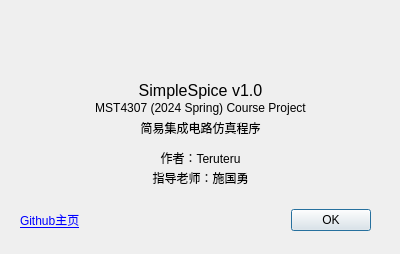
<?xml version="1.0" encoding="UTF-8"?>
<ui version="4.0">
 <class>AboutWindow</class>
 <widget class="QDialog" name="AboutWindow">
  <property name="geometry">
   <rect>
    <x>0</x>
    <y>0</y>
    <width>400</width>
    <height>254</height>
   </rect>
  </property>
  <property name="windowTitle">
   <string>About</string>
  </property>
  <property name="windowIcon">
   <iconset resource="mainwindow.qrc">
    <normaloff>:/images/spice-1.svg</normaloff>:/images/spice-1.svg</iconset>
  </property>
  <widget class="QDialogButtonBox" name="buttonBox">
   <property name="geometry">
    <rect>
     <x>30</x>
     <y>200</y>
     <width>341</width>
     <height>41</height>
    </rect>
   </property>
   <property name="orientation">
    <enum>Qt::Horizontal</enum>
   </property>
   <property name="standardButtons">
    <set>QDialogButtonBox::Ok</set>
   </property>
  </widget>
  <widget class="QLabel" name="label">
   <property name="geometry">
    <rect>
     <x>170</x>
     <y>10</y>
     <width>64</width>
     <height>64</height>
    </rect>
   </property>
   <property name="text">
    <string/>
   </property>
   <property name="pixmap">
    <pixmap resource="mainwindow.qrc">:/images/spice-1.svg</pixmap>
   </property>
   <property name="scaledContents">
    <bool>true</bool>
   </property>
  </widget>
  <widget class="QLabel" name="label_2">
   <property name="geometry">
    <rect>
     <x>120</x>
     <y>80</y>
     <width>161</width>
     <height>21</height>
    </rect>
   </property>
   <property name="sizePolicy">
    <sizepolicy hsizetype="Preferred" vsizetype="Preferred">
     <horstretch>0</horstretch>
     <verstretch>0</verstretch>
    </sizepolicy>
   </property>
   <property name="font">
    <font>
     <pointsize>12</pointsize>
    </font>
   </property>
   <property name="text">
    <string>SimpleSpice v1.0</string>
   </property>
   <property name="alignment">
    <set>Qt::AlignCenter</set>
   </property>
  </widget>
  <widget class="QLabel" name="label_3">
   <property name="geometry">
    <rect>
     <x>60</x>
     <y>100</y>
     <width>281</width>
     <height>16</height>
    </rect>
   </property>
   <property name="text">
    <string>MST4307 (2024 Spring) Course Project</string>
   </property>
   <property name="alignment">
    <set>Qt::AlignCenter</set>
   </property>
  </widget>
  <widget class="QLabel" name="label_4">
   <property name="geometry">
    <rect>
     <x>110</x>
     <y>120</y>
     <width>181</width>
     <height>16</height>
    </rect>
   </property>
   <property name="text">
    <string>简易集成电路仿真程序</string>
   </property>
   <property name="alignment">
    <set>Qt::AlignCenter</set>
   </property>
  </widget>
  <widget class="QLabel" name="label_5">
   <property name="geometry">
    <rect>
     <x>120</x>
     <y>150</y>
     <width>161</width>
     <height>16</height>
    </rect>
   </property>
   <property name="text">
    <string>作者：Teruteru</string>
   </property>
   <property name="alignment">
    <set>Qt::AlignCenter</set>
   </property>
  </widget>
  <widget class="QLabel" name="label_6">
   <property name="geometry">
    <rect>
     <x>130</x>
     <y>170</y>
     <width>141</width>
     <height>16</height>
    </rect>
   </property>
   <property name="text">
    <string>指导老师：施国勇</string>
   </property>
   <property name="alignment">
    <set>Qt::AlignCenter</set>
   </property>
  </widget>
  <widget class="QLabel" name="label_7">
   <property name="geometry">
    <rect>
     <x>20</x>
     <y>210</y>
     <width>101</width>
     <height>21</height>
    </rect>
   </property>
   <property name="text">
    <string>&lt;html&gt;&lt;head/&gt;&lt;body&gt;&lt;p&gt;&lt;a href=&quot;https://github.com/1357310795/SimpleSpice&quot;&gt;&lt;span style=&quot; text-decoration: underline; color:#0000ff;&quot;&gt;Github主页&lt;/span&gt;&lt;/a&gt;&lt;/p&gt;&lt;/body&gt;&lt;/html&gt;</string>
   </property>
  </widget>
 </widget>
 <resources>
  <include location="mainwindow.qrc"/>
 </resources>
 <connections>
  <connection>
   <sender>buttonBox</sender>
   <signal>accepted()</signal>
   <receiver>AboutWindow</receiver>
   <slot>accept()</slot>
   <hints>
    <hint type="sourcelabel">
     <x>248</x>
     <y>254</y>
    </hint>
    <hint type="destinationlabel">
     <x>157</x>
     <y>274</y>
    </hint>
   </hints>
  </connection>
  <connection>
   <sender>buttonBox</sender>
   <signal>rejected()</signal>
   <receiver>AboutWindow</receiver>
   <slot>reject()</slot>
   <hints>
    <hint type="sourcelabel">
     <x>316</x>
     <y>260</y>
    </hint>
    <hint type="destinationlabel">
     <x>286</x>
     <y>274</y>
    </hint>
   </hints>
  </connection>
 </connections>
</ui>
